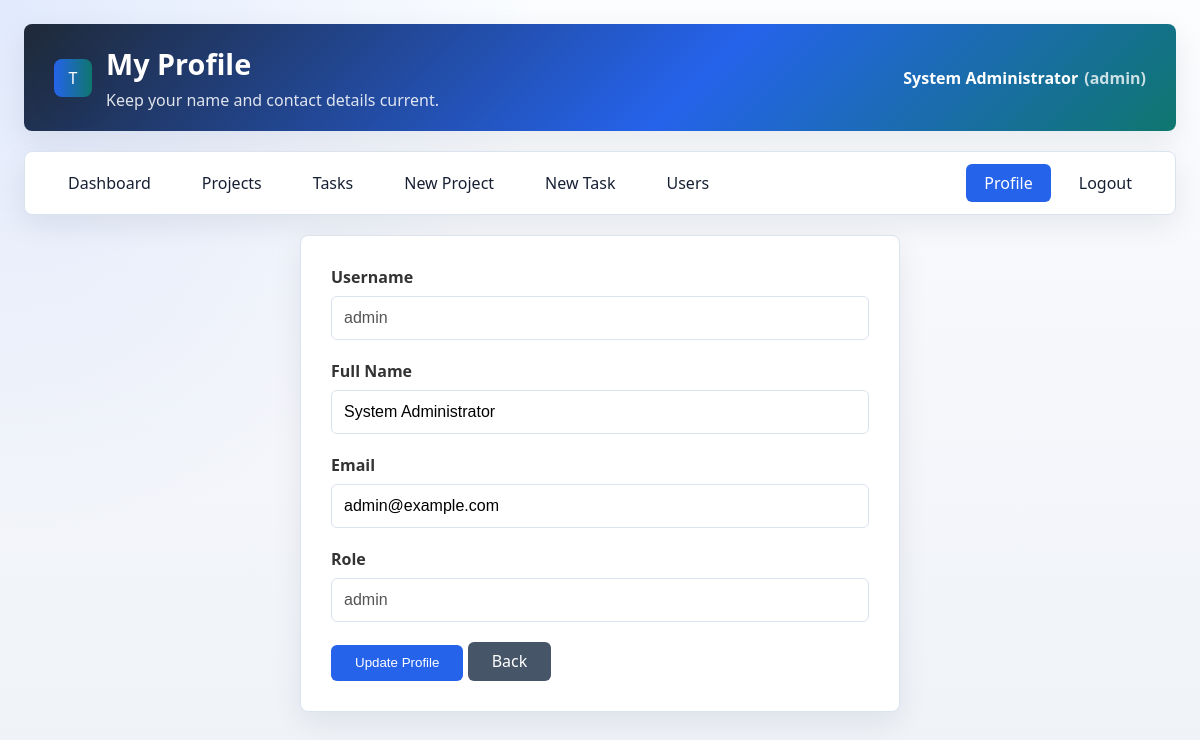
The app's page /profile.php (signed in) with its own data.
### tables this page shows
CREATE TABLE IF NOT EXISTS users (
    id INT AUTO_INCREMENT PRIMARY KEY,
    username VARCHAR(40) NOT NULL UNIQUE,
    email VARCHAR(120) NOT NULL UNIQUE,
    fullname VARCHAR(120) NOT NULL,
    password VARCHAR(255) NOT NULL,
    role ENUM('admin','user') NOT NULL DEFAULT 'user',
    active TINYINT(1) NOT NULL DEFAULT 1,
    created_at TIMESTAMP DEFAULT CURRENT_TIMESTAMP
);

### profile.php (the view, shortened to what this page needs)
<?php
require_once 'config/database.php';
$user_id = (int)$_SESSION['user_id'];
$stmt = $conn->prepare("SELECT * FROM users WHERE id = ? LIMIT 1");
$stmt->bind_param("i", $user_id);
$stmt->execute();
$user = $stmt->get_result()->fetch_assoc();
?>
<!DOCTYPE html>
<html lang="en">
<head>
    <link rel="stylesheet" href="css/style.css">
</head>
<body class="app-page">
<div class="container">
    <?php echo appHeader('My Profile', 'Keep your name and contact details current.'); ?>
    <?php echo appNav('profile'); ?>
    <div class="form-container">
        <form method="POST">
            <div class="form-group"><label>Username</label><input type="text" value="<?php echo e($user['username']); ?>" disabled></div>
            <div class="form-group"><label>Full Name</label><input type="text" name="fullname" value="<?php echo e($_POST['fullname'] ?? $user['fullname']); ?>" required></div>
            <div class="form-group"><label>Email</label><input type="email" name="email" value="<?php echo e($_POST['email'] ?? $user['email']); ?>" required></div>
            <div class="form-group"><label>Role</label><input type="text" value="<?php echo e($user['role']); ?>" disabled></div>
            <button type="submit" class="btn btn-primary">Update Profile</button>
            <a href="dashboard.php" class="btn btn-secondary">Back</a>
        </form>
    </div>
</div>
</body>
</html>

### config/database.php (shortened to what this page needs)
<?php
$host = 'localhost';
$user = 'root';
$pass = '';
$db = 'taskflow';
try {
    $conn = new mysqli($host, $user, $pass);
    $conn->set_charset('utf8mb4');
    $conn->query("CREATE DATABASE IF NOT EXISTS `$db` CHARACTER SET utf8mb4 COLLATE utf8mb4_unicode_ci");
    $conn->select_db($db);
} catch (mysqli_sql_exception $e) {
    http_response_code(500);
    die("Database connection failed. Please check that MySQL is running.");
}
function e($value) {
    return htmlspecialchars((string)$value, ENT_QUOTES, 'UTF-8');
}
function isAdmin() {
    return isset($_SESSION['role']) && $_SESSION['role'] === 'admin';
}
function enforceSessionTimeout($seconds = 1800) {
    $lastActivity = (int)($_SESSION['last_activity'] ?? 0);
    return true;
}
function refreshSessionUser() {
    global $conn;
    $userId = (int)$_SESSION['user_id'];
    $stmt = $conn->prepare("SELECT username, fullname, role, active FROM users WHERE id = ? LIMIT 1");
    $stmt->bind_param("i", $userId);
    $stmt->execute();
    $user = $stmt->get_result()->fetch_assoc();
    return true;
}
function currentUserFullname() {
    refreshSessionUser();
    return $_SESSION['fullname'] ?? $_SESSION['username'] ?? 'User';
}
function currentUserRole() {
    refreshSessionUser();
    return $_SESSION['role'] ?? 'user';
}
function appHeader($title, $subtitle = '', $aside = '') {
    $subtitleHtml = $subtitle !== '' ? '<p>' . e($subtitle) . '</p>' : '';
    $asideHtml = $aside !== '' ? $aside : '<div class="header-user">' . e(currentUserFullname()) . ' <span>(' . e(currentUserRole()) . ')</span></div>';
    return '<div class="header app-header"><div class="header-main"><span class="brand-icon" aria-hidden="true">T</span><div><h1>' . e($title) . '</h1>' . $subtitleHtml . '</div></div>' . $asideHtml . '</div>';
}
function appNav($active = '') {
    $items = [
        'dashboard' => ['Dashboard', 'dashboard.php'],
        'projects' => ['Projects', 'projects.php'],
        'tasks' => ['Tasks', 'tasks.php'],
    ];
    if (isAdmin()) {
        $items['project_create'] = ['New Project', 'project_create.php'];
        $items['task_create'] = ['New Task', 'task_create.php'];
        $items['users'] = ['Users', 'users.php'];
    }
    $html = '<div class="nav app-nav">';
    foreach ($items as $key => $item) {
        [$label, $href] = $item;
        $class = $active === $key ? ' class="active"' : '';
        $html .= '<a href="' . e($href) . '"' . $class . '>' . e($label) . '</a>';
    }
    $html .= '<div class="nav-account"><a href="profile.php"' . ($active === 'profile' ? ' class="active"' : '') . '>Profile</a><a href="logout.php">Logout</a></div></div>';
    return $html;
}
?>

### css/style.css (style rules this page uses)
* { margin: 0; padding: 0; box-sizing: border-box; }
body { font-family: 'Segoe UI', Tahoma, Geneva, Verdana, sans-serif; background: #f0f2f5; color: #20242a; }
.container { max-width: 1300px; margin: 0 auto; padding: 20px; }
.header { background: linear-gradient(135deg, #1e3c72 0%, #2a5298 100%); color: white; padding: 20px 30px; border-radius: 15px; margin-bottom: 20px; display: flex; justify-content: space-between; align-items: center; flex-wrap: wrap; }
.header h1 { font-size: 1.8em; }
.nav { background: white; padding: 12px 25px; border-radius: 12px; margin-bottom: 20px; display: flex; gap: 15px; flex-wrap: wrap; box-shadow: 0 2px 5px rgba(0,0,0,0.1); }
.nav a { text-decoration: none; color: #1e3c72; padding: 8px 18px; border-radius: 8px; transition: all 0.3s; font-weight: 500; }
.nav a:hover, .nav a.active { background: #1e3c72; color: white; }
.form-container { max-width: 600px; margin: 0 auto; background: white; padding: 30px; border-radius: 15px; box-shadow: 0 2px 10px rgba(0,0,0,0.1); }
.form-group { margin-bottom: 20px; }
.form-group label { display: block; margin-bottom: 8px; font-weight: 600; color: #333; }
.form-group input, .form-group textarea, .form-group select { width: 100%; padding: 12px; border: 2px solid #e0e0e0; border-radius: 8px; font-size: 1em; }
.btn { display: inline-block; padding: 10px 24px; border: none; border-radius: 8px; cursor: pointer; text-decoration: none; font-weight: 500; transition: all 0.3s; }
.btn-primary { background: #1e3c72; color: white; }
.btn-secondary { background: #6c757d; color: white; }
:root { --bg: #f6f7fb; --surface: #ffffff; --surface-2: #f8fafc; --text: #172033; --muted: #64748b; --border: #dbe3ef; --primary: #2563eb; --primary-dark: #1d4ed8; --success: #15803d; --warning: #b45309; --danger: #b91c1c; --teal: #0f766e; --shadow: 0 10px 30px rgba(15, 23, 42, 0.08); --gradient-brand: linear-gradient(135deg, #1f2937 0%, #2563eb 58%, #0f766e 100%); --gradient-progress: linear-gradient(90deg, var(--primary), var(--teal)); --gradient-auth: linear-gradient(135deg, rgba(15, 23, 42, 0.9), rgba(37, 99, 235, 0.74)); }
body { background: radial-gradient(circle at top left, rgba(37, 99, 235, 0.12), transparent 34rem), linear-gradient(180deg, #fbfdff 0%, var(--bg) 45%, #eef2f7 100%); color: var(--text); }
.container { padding: 24px; }
.header { background: var(--gradient-brand); border-radius: 8px; box-shadow: var(--shadow); gap: 14px; }
.app-page { min-height: 100vh; }
.app-header { align-items: stretch; }
.header-main { display: flex; align-items: center; gap: 14px; min-width: 0; }
.header-main h1 { overflow-wrap: anywhere; }
.header-user { display: flex; align-items: center; justify-content: flex-end; color: white; font-weight: 700; }
.header-user span { color: rgba(255, 255, 255, 0.78); margin-left: 6px; font-weight: 600; }
.header h1 { letter-spacing: 0; }
.header p { color: rgba(255, 255, 255, 0.86); margin-top: 6px; max-width: 760px; }
.nav { border: 1px solid var(--border); border-radius: 8px; box-shadow: var(--shadow); align-items: center; }
.nav a { color: var(--text); border-radius: 6px; }
.nav a:hover, .nav a.active { background: var(--primary); color: white; }
.section, .stat-card, .form-container, .login-container { border: 1px solid var(--border); border-radius: 8px; box-shadow: var(--shadow); }
.form-group input, .form-group textarea, .form-group select { border: 1px solid var(--border); border-radius: 6px; background: white; }
.btn { border-radius: 6px; line-height: 1.2; }
.btn-primary { background: var(--primary); }
.btn-secondary { background: #475569; }
.brand-icon { width: 38px; height: 38px; border-radius: 8px; background: var(--gradient-progress); color: white; display: grid; place-items: center; box-shadow: var(--shadow); }
.nav-account { margin-left: auto; display: flex; gap: 10px; flex-wrap: wrap; }

### records on screen
users: fullname "System Administrator", username "admin", email "admin@example.com", role "admin"

### other values on screen
$title "My Profile"
$subtitle "Keep your name and contact details current."
$label "Dashboard"
$label "Projects"
$label "Tasks"
$label "New Project"
$label "New Task"
$label "Users"
